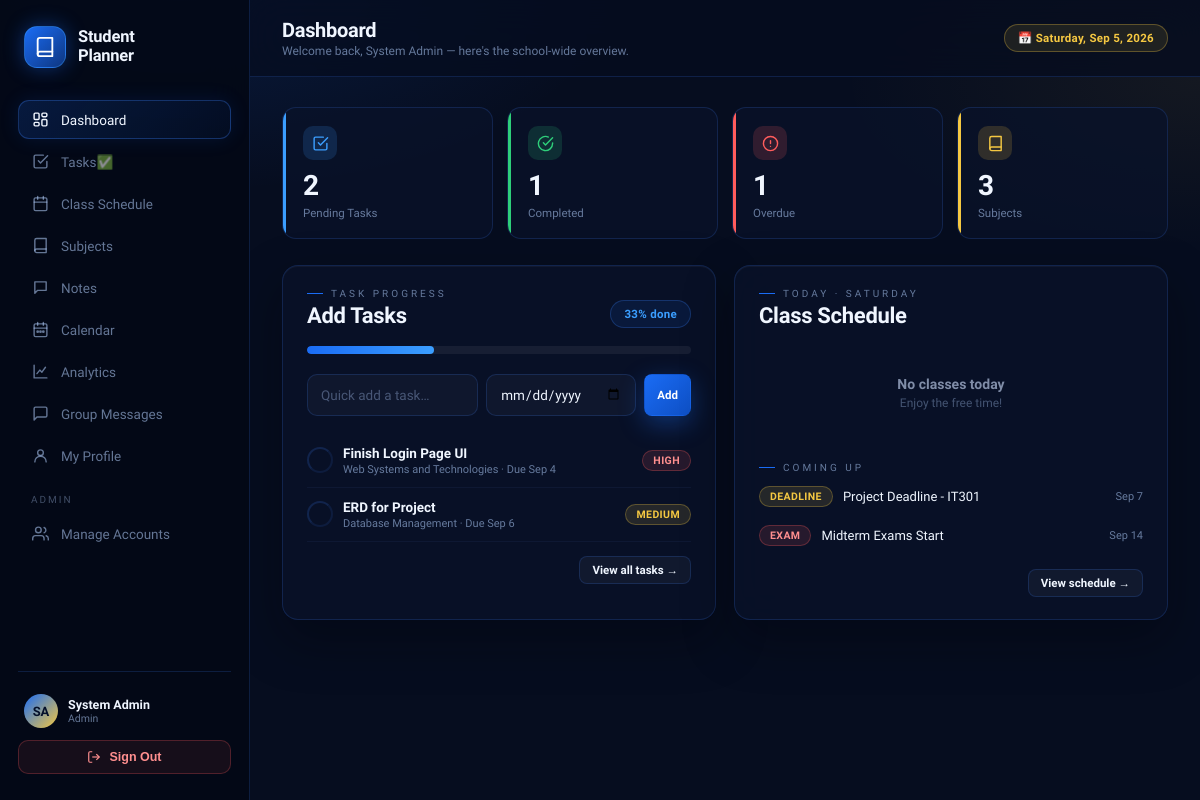
/index.php (signed in), run on the app's committed database.
### tables this page shows
CREATE TABLE IF NOT EXISTS `tasks` (
  `id`           INT UNSIGNED AUTO_INCREMENT PRIMARY KEY,
  `user_id`      INT UNSIGNED NOT NULL,
  `subject_id`   INT UNSIGNED NULL,
  `title`        VARCHAR(200) NOT NULL,
  `description`  TEXT NULL,
  `due_date`     DATE NULL,
  `due_time`     TIME NULL,
  `priority`     ENUM('low','medium','high') NOT NULL DEFAULT 'medium',
  `status`       ENUM('pending','in_progress','completed') NOT NULL DEFAULT 'pending',
  `created_at`   DATETIME NOT NULL DEFAULT CURRENT_TIMESTAMP,
  `completed_at` DATETIME NULL,
  FOREIGN KEY (`user_id`)    REFERENCES `login_accounts`(`id`) ON DELETE CASCADE,
  FOREIGN KEY (`subject_id`) REFERENCES `subjects`(`id`) ON DELETE SET NULL
);

CREATE TABLE IF NOT EXISTS `subjects` (
  `id`           INT UNSIGNED AUTO_INCREMENT PRIMARY KEY,
  `user_id`      INT UNSIGNED NOT NULL,
  `subject_name` VARCHAR(120) NOT NULL,
  `subject_code` VARCHAR(30)  NULL,
  `instructor`   VARCHAR(100) NULL,
  `units`        DECIMAL(3,1) NULL,
  `color`        VARCHAR(7)   NOT NULL DEFAULT '#1a6cf5',
  `created_at`   DATETIME     NOT NULL DEFAULT CURRENT_TIMESTAMP,
  FOREIGN KEY (`user_id`) REFERENCES `login_accounts`(`id`) ON DELETE CASCADE
);

CREATE TABLE IF NOT EXISTS `events` (
  `id`          INT UNSIGNED AUTO_INCREMENT PRIMARY KEY,
  `user_id`     INT UNSIGNED NOT NULL,
  `title`       VARCHAR(150) NOT NULL,
  `event_date`  DATE NOT NULL,
  `event_type`  ENUM('exam','deadline','holiday','activity','other') NOT NULL DEFAULT 'other',
  `description` TEXT NULL,
  `created_at`  DATETIME NOT NULL DEFAULT CURRENT_TIMESTAMP,
  FOREIGN KEY (`user_id`) REFERENCES `login_accounts`(`id`) ON DELETE CASCADE
);

### index.php (the view, shortened to what this page needs)
<?php
require_once __DIR__ . '/core/auth.php';
$totalTasks     = mysqli_fetch_assoc(mysqli_query($conn, "SELECT COUNT(*) c FROM tasks"))['c'];
$completedTasks = mysqli_fetch_assoc(mysqli_query($conn, "SELECT COUNT(*) c FROM tasks WHERE status='completed'"))['c'];
$pendingTasks   = mysqli_fetch_assoc(mysqli_query($conn, "SELECT COUNT(*) c FROM tasks WHERE status!='completed'"))['c'];
$overdueTasks   = mysqli_fetch_assoc(mysqli_query($conn, "SELECT COUNT(*) c FROM tasks WHERE status!='completed' AND due_date IS NOT NULL AND due_date < CURDATE()"))['c'];
$subjectCount   = mysqli_fetch_assoc(mysqli_query($conn, "SELECT COUNT(*) c FROM subjects"))['c'];
$completionRate = $totalTasks > 0 ? round(($completedTasks / $totalTasks) * 100) : 0;
$dow = date('D'); $dow = substr($dow,0,3);
$todayClasses = mysqli_query($conn, "
  SELECT s.*, sub.subject_name, sub.color FROM schedule s
  JOIN subjects sub ON sub.id = s.subject_id
  WHERE s.day_of_week='$dow' ORDER BY s.start_time ASC");
$upcoming = mysqli_query($conn, "
  SELECT t.*, sub.subject_name, sub.color FROM tasks t
  LEFT JOIN subjects sub ON sub.id = t.subject_id
  WHERE t.status != 'completed'
  ORDER BY (t.due_date IS NULL), t.due_date ASC, FIELD(t.priority,'high','medium','low') LIMIT 6");
$events = mysqli_query($conn, "SELECT * FROM events WHERE event_date >= CURDATE() ORDER BY event_date ASC LIMIT 4");
$pageTitle = "Dashboard";
$pageSub   = $canManage
    ? "Welcome back, " . $user['name'] . " — here's the school-wide overview."
    : "Welcome back, " . $user['name'] . " — here's what your admin/faculty set up.";
$activeNav = "dashboard";
include __DIR__ . '/core/layout_head.php';
?>
<div class="stat-grid">
  <div class="stat-card" style="--c:var(--glow2)">
    <div class="stat-icon"><svg viewBox="0 0 24 24"><path d="M9 11l3 3L22 4"/><path d="M21 12v7a2 2 0 0 1-2 2H5a2 2 0 0 1-2-2V5a2 2 0 0 1 2-2h11"/></svg></div>
    <div class="stat-val"><?php echo $pendingTasks; ?></div>
    <div class="stat-label">Pending Tasks</div>
  </div>
  <div class="stat-card" style="--c:var(--green)">
    <div class="stat-icon"><svg viewBox="0 0 24 24"><path d="M22 11.08V12a10 10 0 1 1-5.93-9.14"/><polyline points="22 4 12 14.01 9 11.01"/></svg></div>
    <div class="stat-val"><?php echo $completedTasks; ?></div>
    <div class="stat-label">Completed</div>
  </div>
  <div class="stat-card" style="--c:var(--red)">
    <div class="stat-icon"><svg viewBox="0 0 24 24"><circle cx="12" cy="12" r="10"/><line x1="12" y1="8" x2="12" y2="12"/><line x1="12" y1="16" x2="12.01" y2="16"/></svg></div>
    <div class="stat-val"><?php echo $overdueTasks; ?></div>
    <div class="stat-label">Overdue</div>
  </div>
  <div class="stat-card" style="--c:var(--gold)">
    <div class="stat-icon"><svg viewBox="0 0 24 24"><path d="M4 19.5A2.5 2.5 0 0 1 6.5 17H20"/><path d="M6.5 2H20v20H6.5A2.5 2.5 0 0 1 4 19.5v-15A2.5 2.5 0 0 1 6.5 2z"/></svg></div>
    <div class="stat-val"><?php echo $subjectCount; ?></div>
    <div class="stat-label">Subjects</div>
  </div>
</div>
<div class="grid-2" style="margin-bottom:22px">
  <div class="card card-pad">
    <div class="section-head">
      <div>
        <div class="section-eyebrow">Task Progress</div>
        <div class="section-title">Add Tasks</div>
      </div>
      <span class="pill"><?php echo $completionRate; ?>% done</span>
    </div>
    <div class="progress-track" style="margin-bottom:20px">
      <div class="progress-fill" style="width:<?php echo $completionRate; ?>%"></div>
    </div>
    <?php if ($canManage): ?>
    <form method="POST" class="flex gap-8" style="margin-bottom:18px">
      <input type="text" name="title" placeholder="Quick add a task…" required style="flex:1">
      <input type="date" name="due_date" style="width:150px">
      <button class="btn btn-primary btn-sm" type="submit">Add</button>
    </form>
    <?php endif; ?>
    <?php if (mysqli_num_rows($upcoming) === 0): ?>
      <div class="empty-state" style="padding:30px 10px">
        <div class="empty-title">No pending tasks 🎉</div>
        <div class="empty-sub">You're all caught up.</div>
      </div>
    <?php else: while ($t = mysqli_fetch_assoc($upcoming)): ?>
      <div class="flex items-center gap-10" style="padding:11px 0;border-bottom:1px solid rgba(90,120,190,.08)">
        <?php if ($canManage): ?>
        <form method="POST">
          <button type="submit" class="btn-icon btn-outline" style="width:26px;height:26px;border-radius:50%" title="Mark complete"></button>
        </form>
        <?php else: ?>
        <div class="btn-icon" style="width:26px;height:26px;border-radius:50%;border:1px solid rgba(90,120,190,.2)"></div>
        <?php endif; ?>
        <div style="flex:1;min-width:0">
          <div style="font-size:13.5px;font-weight:600;overflow:hidden;text-overflow:ellipsis;white-space:nowrap"><?php echo h($t['title']); ?></div>
          <div style="font-size:11px;color:var(--muted);margin-top:2px">
            <?php echo $t['subject_name'] ? h($t['subject_name']).' · ' : ''; ?>
            <?php echo $t['due_date'] ? 'Due '.date('M j', strtotime($t['due_date'])) : 'No due date'; ?>
          </div>
        </div>
        <span class="badge pri-<?php echo $t['priority']; ?>"><?php echo $t['priority']; ?></span>
      </div>
    <?php endwhile; endif; ?>
    <div style="margin-top:14px;text-align:right"><a href="tasks.php" class="btn btn-ghost btn-sm">View all tasks →</a></div>
  </div>
  <div class="card card-pad">
    <div class="section-head">
      <div>
        <div class="section-eyebrow">Today · <?php echo date('l'); ?></div>
        <div class="section-title">Class Schedule</div>
      </div>
    </div>
    <?php if (mysqli_num_rows($todayClasses) === 0): ?>
      <div class="empty-state" style="padding:30px 10px">
        <div class="empty-title">No classes today</div>
        <div class="empty-sub">Enjoy the free time!</div>
      </div>
    <?php else: while ($c = mysqli_fetch_assoc($todayClasses)): ?>
      <div class="flex items-center gap-10" style="padding:11px 0;border-bottom:1px solid rgba(90,120,190,.08)">
        <span class="chip" style="background:<?php echo h($c['color']); ?>"></span>
        <div style="flex:1;min-width:0">
          <div style="font-size:13.5px;font-weight:600"><?php echo h($c['subject_name']); ?></div>
          <div style="font-size:11px;color:var(--muted);margin-top:2px"><?php echo h($c['room'] ?: 'No room set'); ?></div>
        </div>
        <div style="font-size:11.5px;color:var(--glow2);font-weight:600">
          <?php echo date('g:i A', strtotime($c['start_time'])); ?> – <?php echo date('g:i A', strtotime($c['end_time'])); ?>
        </div>
      </div>
    <?php endwhile; endif; ?>
    <div class="section-eyebrow" style="margin-top:22px">Coming Up</div>
    <?php if (mysqli_num_rows($events) === 0): ?>
      <div style="font-size:12.5px;color:var(--muted2);padding:8px 0">No upcoming events.</div>
    <?php else: while ($e = mysqli_fetch_assoc($events)): ?>
      <div class="flex items-center gap-10" style="padding:9px 0">
        <span class="badge type-<?php echo $e['event_type']; ?>"><?php echo h($e['event_type']); ?></span>
        <div style="flex:1;font-size:13px"><?php echo h($e['title']); ?></div>
        <div style="font-size:11px;color:var(--muted)"><?php echo date('M j', strtotime($e['event_date'])); ?></div>
      </div>
    <?php endwhile; endif; ?>
    <div style="margin-top:14px;text-align:right"><a href="schedule.php" class="btn btn-ghost btn-sm">View schedule →</a></div>
  </div>
</div>
<?php include __DIR__ . '/core/layout_foot.php'; ?>

### core/layout_head.php (shortened to what this page needs)
<?php
$pageTitle  = $pageTitle  ?? 'Dashboard';
$pageSub    = $pageSub    ?? '';
$activeNav  = $activeNav  ?? '';
function navClass($key, $active){ return 'sb-link' . ($key === $active ? ' active' : ''); }
?>
<!DOCTYPE html>
<html lang="en">
<head>
<link rel="stylesheet" href="assets/css/style.css">
</head>
<body>
<div class="app">
  <aside class="sidebar" id="sidebar">
    <div class="sb-brand">
      <div class="sb-brand-ring">
        <svg viewBox="0 0 24 24"><path d="M4 19.5A2.5 2.5 0 0 1 6.5 17H20"/><path d="M6.5 2H20v20H6.5A2.5 2.5 0 0 1 4 19.5v-15A2.5 2.5 0 0 1 6.5 2z"/></svg>
      </div>
      <div>
        <div class="sb-brand-name">Student<br>Planner</div>
      </div>
    </div>
    <nav class="sb-nav">
      <a href="index.php" class="<?php echo navClass('dashboard',$activeNav); ?>">
        <svg viewBox="0 0 24 24"><rect x="3" y="3" width="7" height="9" rx="1.5"/><rect x="14" y="3" width="7" height="5" rx="1.5"/><rect x="14" y="12" width="7" height="9" rx="1.5"/><rect x="3" y="16" width="7" height="5" rx="1.5"/></svg>
        Dashboard
      </a>
      <a href="tasks.php" class="<?php echo navClass('tasks',$activeNav); ?>">
        <svg viewBox="0 0 24 24"><path d="M9 11l3 3L22 4"/><path d="M21 12v7a2 2 0 0 1-2 2H5a2 2 0 0 1-2-2V5a2 2 0 0 1 2-2h11"/></svg>
        Tasks✅
      </a>
      <a href="schedule.php" class="<?php echo navClass('schedule',$activeNav); ?>">
        <svg viewBox="0 0 24 24"><rect x="3" y="4" width="18" height="18" rx="2"/><path d="M16 2v4M8 2v4M3 10h18"/></svg>
        Class Schedule
      </a>
      <a href="subjects.php" class="<?php echo navClass('subjects',$activeNav); ?>">
        <svg viewBox="0 0 24 24"><path d="M4 19.5A2.5 2.5 0 0 1 6.5 17H20"/><path d="M6.5 2H20v20H6.5A2.5 2.5 0 0 1 4 19.5v-15A2.5 2.5 0 0 1 6.5 2z"/></svg>
        Subjects
      </a>
      <a href="notes.php" class="<?php echo navClass('notes',$activeNav); ?>">
        <svg viewBox="0 0 24 24"><path d="M4 4h16v12H8l-4 4V4z"/></svg>
        Notes
      </a>
      <a href="calendar.php" class="<?php echo navClass('calendar',$activeNav); ?>">
        <svg viewBox="0 0 24 24"><rect x="3" y="4" width="18" height="18" rx="2"/><path d="M16 2v4M8 2v4M3 10h18"/><circle cx="8" cy="15" r="1"/><circle cx="12" cy="15" r="1"/><circle cx="16" cy="15" r="1"/></svg>
        Calendar
      </a>
      <a href="analytics.php" class="<?php echo navClass('analytics',$activeNav); ?>">
        <svg viewBox="0 0 24 24"><path d="M3 3v18h18"/><path d="M7 15l4-5 3 3 5-7"/></svg>
        Analytics
      </a>
      <a href="messages.php" class="<?php echo navClass('chat',$activeNav); ?>">
        <svg viewBox="0 0 24 24"><path d="M21 15a2 2 0 0 1-2 2H7l-4 4V5a2 2 0 0 1 2-2h14a2 2 0 0 1 2 2z"/></svg>
        Group Messages
      </a>
      <a href="profile.php" class="<?php echo navClass('profile',$activeNav); ?>">
        <svg viewBox="0 0 24 24"><circle cx="12" cy="8" r="4"/><path d="M4 21c0-4.4 3.6-8 8-8s8 3.6 8 8"/></svg>
        My Profile
      </a>
      <?php if ($isAdmin): ?>
      <div class="sb-section-label">Admin</div>
      <a href="accounts.php" class="<?php echo navClass('accounts',$activeNav); ?>">
        <svg viewBox="0 0 24 24"><circle cx="9" cy="7" r="4"/><path d="M1 21v-2a4 4 0 0 1 4-4h8a4 4 0 0 1 4 4v2"/><path d="M17 3.5a4 4 0 0 1 0 7.5M23 21v-2a4 4 0 0 0-3-3.9"/></svg>
        Manage Accounts
      </a>
      <?php endif; ?>
    </nav>
    <div class="sb-foot">
      <a href="profile.php" class="sb-user-link">
        <div class="sb-user">
          <?php echo renderAvatar($user['name'], $user['avatar_path'] ?? null, 'sb-user-av'); ?>
          <div>
            <div class="sb-user-name"><?php echo h($user['name']); ?></div>
            <div class="sb-user-role"><?php echo h($user['role']); ?></div>
          </div>
        </div>
      </a>
      <form method="POST" action="logout.php">
        <button type="submit" class="sb-logout">
          <svg width="14" height="14" viewBox="0 0 24 24" fill="none" stroke="currentColor" stroke-width="2"><path d="M9 21H5a2 2 0 0 1-2-2V5a2 2 0 0 1 2-2h4"/><polyline points="16 17 21 12 16 7"/><line x1="21" y1="12" x2="9" y2="12"/></svg>
          Sign Out
        </button>
      </form>
    </div>
  </aside>
  <div class="main">
    <div class="topbar">
      <div class="flex items-center gap-10">
        <div>
          <div class="tb-title"><?php echo h($pageTitle); ?></div>
          <?php if ($pageSub): ?><div class="tb-sub"><?php echo h($pageSub); ?></div><?php endif; ?>
        </div>
      </div>
      <div class="tb-right">
        <span class="pill gold">📅 <?php echo date('l, M j, Y'); ?></span>
      </div>
    </div>
    <div class="content">

### core/auth.php (shortened to what this page needs)
<?php
require_once __DIR__ . '/../db.php';
$user    = $_SESSION['sp_user'];
$userId  = intval($user['id']);
mysqli_query($conn, "UPDATE login_accounts SET last_seen = NOW(), is_online = 1 WHERE id = $userId");
mysqli_query($conn, "UPDATE login_accounts SET is_online = 0 WHERE last_seen < DATE_SUB(NOW(), INTERVAL 3 MINUTE)");
$chk = mysqli_fetch_assoc(mysqli_query($conn, "SELECT id, is_approved, name, role, avatar_path FROM login_accounts WHERE id=$userId"));
$user = $_SESSION['sp_user'];
$isAdmin = ($user['role'] === 'admin');
$canManage = $isAdmin || ($user['role'] === 'faculty');
function renderAvatar($name, $avatarPath, $class = ''){
    return '<div class="' . h($class) . '">' . h(initials($name)) . '</div>';
}
function initials($name){
    $parts = preg_split('/\s+/', trim($name));
    $ini = '';
    foreach (array_slice($parts,0,2) as $p) { if ($p !== '') $ini .= mb_strtoupper(mb_substr($p,0,1)); }
    return $ini ?: 'S';
}
function h($v){ return htmlspecialchars($v ?? '', ENT_QUOTES, 'UTF-8'); }

### core/layout_foot.php (shortened to what this page needs)
    </div>
  </div>
</div>
</body>
</html>

### data on the page
tasks: title "Finish Login Page UI", subject.subject_name "Web Systems and Technologies", due_date "Sep 4", priority "HIGH"
tasks: title "ERD for Project", subject.subject_name "Database Management", due_date "Sep 6", priority "MEDIUM"
events: event_type "DEADLINE", title "Project Deadline - IT301", event_date "Sep 7"
events: event_type "EXAM", title "Midterm Exams Start", event_date "Sep 14"

### other printed values
initials($name) "SA"
$user['name'] "System Admin"
$user['role'] "Admin"
$pageTitle "Dashboard"
$pageSub "Welcome back, System Admin — here's the school-wide overview."
$pendingTasks "2"
$completedTasks "1"
$overdueTasks "1"
$subjectCount "3"
$completionRate "33"
